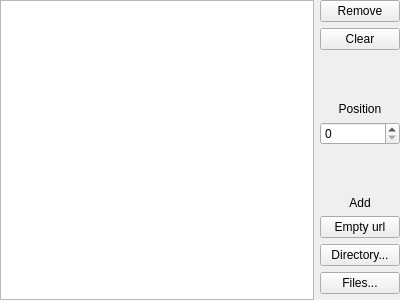
<?xml version="1.0" encoding="UTF-8"?>
<ui version="4.0">
 <class>FormGenFileListHead</class>
 <widget class="QWidget" name="FormGenFileListHead">
  <property name="geometry">
   <rect>
    <x>0</x>
    <y>0</y>
    <width>400</width>
    <height>300</height>
   </rect>
  </property>
  <property name="windowTitle">
   <string>Form</string>
  </property>
  <layout class="QGridLayout" name="gridLayout">
   <property name="leftMargin">
    <number>0</number>
   </property>
   <property name="topMargin">
    <number>0</number>
   </property>
   <property name="rightMargin">
    <number>0</number>
   </property>
   <property name="bottomMargin">
    <number>0</number>
   </property>
   <item row="2" column="1">
    <spacer name="verticalSpacer_2">
     <property name="orientation">
      <enum>Qt::Vertical</enum>
     </property>
     <property name="sizeHint" stdset="0">
      <size>
       <width>20</width>
       <height>40</height>
      </size>
     </property>
    </spacer>
   </item>
   <item row="3" column="1">
    <widget class="QLabel" name="labelPosition">
     <property name="text">
      <string>Position</string>
     </property>
     <property name="alignment">
      <set>Qt::AlignCenter</set>
     </property>
    </widget>
   </item>
   <item row="7" column="1">
    <widget class="QPushButton" name="buttonAddEmpty">
     <property name="text">
      <string>Empty url</string>
     </property>
    </widget>
   </item>
   <item row="1" column="1">
    <widget class="QPushButton" name="buttonClear">
     <property name="text">
      <string>Clear</string>
     </property>
    </widget>
   </item>
   <item row="9" column="1">
    <widget class="QPushButton" name="buttonAddFiles">
     <property name="text">
      <string>Files...</string>
     </property>
    </widget>
   </item>
   <item row="5" column="1">
    <spacer name="verticalSpacer">
     <property name="orientation">
      <enum>Qt::Vertical</enum>
     </property>
     <property name="sizeHint" stdset="0">
      <size>
       <width>20</width>
       <height>40</height>
      </size>
     </property>
    </spacer>
   </item>
   <item row="6" column="1">
    <widget class="QLabel" name="labelAdd">
     <property name="text">
      <string>Add</string>
     </property>
     <property name="alignment">
      <set>Qt::AlignCenter</set>
     </property>
    </widget>
   </item>
   <item row="4" column="1">
    <widget class="QSpinBox" name="spinPosition"/>
   </item>
   <item row="0" column="1">
    <widget class="QPushButton" name="buttonRemove">
     <property name="text">
      <string>Remove</string>
     </property>
    </widget>
   </item>
   <item row="8" column="1">
    <widget class="QPushButton" name="buttonAddDir">
     <property name="text">
      <string>Directory...</string>
     </property>
    </widget>
   </item>
   <item row="0" column="0" rowspan="11">
    <widget class="QListView" name="listView">
     <property name="dragEnabled">
      <bool>true</bool>
     </property>
     <property name="dragDropMode">
      <enum>QAbstractItemView::DragDrop</enum>
     </property>
     <property name="defaultDropAction">
      <enum>Qt::MoveAction</enum>
     </property>
     <property name="selectionMode">
      <enum>QAbstractItemView::ExtendedSelection</enum>
     </property>
    </widget>
   </item>
  </layout>
 </widget>
 <resources/>
 <connections/>
</ui>
